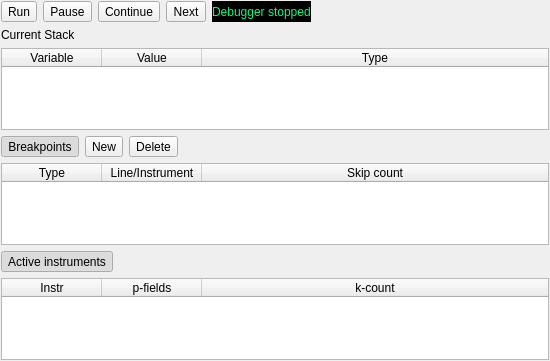
<?xml version="1.0" encoding="UTF-8"?>
<ui version="4.0">
 <class>DebugPanel</class>
 <widget class="QDockWidget" name="DebugPanel">
  <property name="enabled">
   <bool>true</bool>
  </property>
  <property name="geometry">
   <rect>
    <x>0</x>
    <y>0</y>
    <width>550</width>
    <height>361</height>
   </rect>
  </property>
  <property name="windowTitle">
   <string>Csound Debugger</string>
  </property>
  <widget class="QWidget" name="dockWidgetContents">
   <layout class="QGridLayout" name="gridLayout">
    <property name="leftMargin">
     <number>1</number>
    </property>
    <property name="topMargin">
     <number>1</number>
    </property>
    <property name="rightMargin">
     <number>1</number>
    </property>
    <property name="bottomMargin">
     <number>1</number>
    </property>
    <item row="0" column="1" colspan="7">
     <layout class="QHBoxLayout" name="horizontalLayout_3">
      <item>
       <widget class="QToolButton" name="runButton">
        <property name="text">
         <string>Run</string>
        </property>
        <property name="icon">
         <iconset resource="icons.qrc">
          <normaloff>:/themes/boring/gtk-media-play-ltr.png</normaloff>
          <normalon>:/themes/boring/gtk-media-stop.png</normalon>:/themes/boring/gtk-media-play-ltr.png</iconset>
        </property>
        <property name="checkable">
         <bool>true</bool>
        </property>
       </widget>
      </item>
      <item>
       <widget class="QToolButton" name="pauseButton">
        <property name="text">
         <string>Pause</string>
        </property>
        <property name="icon">
         <iconset resource="icons.qrc">
          <normaloff>:/themes/boring/gtk-media-pause.png</normaloff>:/themes/boring/gtk-media-pause.png</iconset>
        </property>
       </widget>
      </item>
      <item>
       <widget class="QToolButton" name="continueButton">
        <property name="text">
         <string>Continue</string>
        </property>
        <property name="icon">
         <iconset resource="icons.qrc">
          <normaloff>:/themes/boring/gtk-reload.png</normaloff>:/themes/boring/gtk-reload.png</iconset>
        </property>
       </widget>
      </item>
      <item>
       <widget class="QToolButton" name="nextButton">
        <property name="text">
         <string>Next</string>
        </property>
       </widget>
      </item>
      <item>
       <widget class="QLabel" name="statusLabel">
        <property name="styleSheet">
         <string notr="true">color: rgb(0, 255, 127);
background-color: rgb(0, 0, 0);
font: 10pt &quot;Courier New&quot;;</string>
        </property>
        <property name="frameShape">
         <enum>QFrame::Box</enum>
        </property>
        <property name="lineWidth">
         <number>0</number>
        </property>
        <property name="text">
         <string>Debugger stopped</string>
        </property>
        <property name="margin">
         <number>8</number>
        </property>
       </widget>
      </item>
      <item>
       <spacer name="horizontalSpacer_2">
        <property name="orientation">
         <enum>Qt::Horizontal</enum>
        </property>
        <property name="sizeHint" stdset="0">
         <size>
          <width>40</width>
          <height>20</height>
         </size>
        </property>
       </spacer>
      </item>
     </layout>
    </item>
    <item row="5" column="1" colspan="7">
     <widget class="QTableWidget" name="breakpointTableWidget">
      <property name="cornerButtonEnabled">
       <bool>false</bool>
      </property>
      <property name="columnCount">
       <number>3</number>
      </property>
      <attribute name="horizontalHeaderMinimumSectionSize">
       <number>1</number>
      </attribute>
      <attribute name="horizontalHeaderShowSortIndicator" stdset="0">
       <bool>true</bool>
      </attribute>
      <attribute name="horizontalHeaderStretchLastSection">
       <bool>true</bool>
      </attribute>
      <attribute name="verticalHeaderVisible">
       <bool>false</bool>
      </attribute>
      <column>
       <property name="text">
        <string>Type</string>
       </property>
      </column>
      <column>
       <property name="text">
        <string>Line/Instrument</string>
       </property>
      </column>
      <column>
       <property name="text">
        <string>Skip count</string>
       </property>
      </column>
     </widget>
    </item>
    <item row="6" column="1" colspan="7">
     <layout class="QHBoxLayout" name="horizontalLayout_2">
      <item>
       <widget class="QToolButton" name="toolButton_3">
        <property name="text">
         <string>Active instruments</string>
        </property>
        <property name="checkable">
         <bool>true</bool>
        </property>
        <property name="checked">
         <bool>true</bool>
        </property>
       </widget>
      </item>
      <item>
       <spacer name="horizontalSpacer_3">
        <property name="orientation">
         <enum>Qt::Horizontal</enum>
        </property>
        <property name="sizeHint" stdset="0">
         <size>
          <width>40</width>
          <height>20</height>
         </size>
        </property>
       </spacer>
      </item>
     </layout>
    </item>
    <item row="4" column="1" colspan="7">
     <layout class="QHBoxLayout" name="horizontalLayout">
      <item>
       <widget class="QToolButton" name="toolButton">
        <property name="text">
         <string>Breakpoints</string>
        </property>
        <property name="checkable">
         <bool>true</bool>
        </property>
        <property name="checked">
         <bool>true</bool>
        </property>
       </widget>
      </item>
      <item>
       <widget class="QToolButton" name="newBreakpointToolButton">
        <property name="text">
         <string>New</string>
        </property>
        <property name="icon">
         <iconset resource="icons.qrc">
          <normaloff>:/themes/boring/gtk-new.png</normaloff>:/themes/boring/gtk-new.png</iconset>
        </property>
       </widget>
      </item>
      <item>
       <widget class="QToolButton" name="deleteBreakpointToolButton">
        <property name="text">
         <string>Delete</string>
        </property>
        <property name="icon">
         <iconset resource="icons.qrc">
          <normaloff>:/themes/boring/gtk-close.png</normaloff>:/themes/boring/gtk-close.png</iconset>
        </property>
       </widget>
      </item>
      <item>
       <spacer name="horizontalSpacer">
        <property name="orientation">
         <enum>Qt::Horizontal</enum>
        </property>
        <property name="sizeHint" stdset="0">
         <size>
          <width>40</width>
          <height>20</height>
         </size>
        </property>
       </spacer>
      </item>
     </layout>
    </item>
    <item row="1" column="1" colspan="4">
     <widget class="QLabel" name="label_2">
      <property name="text">
       <string>Current Stack</string>
      </property>
     </widget>
    </item>
    <item row="3" column="1" colspan="7">
     <widget class="QTableWidget" name="stackTableWidget">
      <attribute name="horizontalHeaderHighlightSections">
       <bool>true</bool>
      </attribute>
      <attribute name="horizontalHeaderMinimumSectionSize">
       <number>1</number>
      </attribute>
      <attribute name="horizontalHeaderShowSortIndicator" stdset="0">
       <bool>true</bool>
      </attribute>
      <attribute name="horizontalHeaderStretchLastSection">
       <bool>true</bool>
      </attribute>
      <attribute name="verticalHeaderVisible">
       <bool>false</bool>
      </attribute>
      <column>
       <property name="text">
        <string>Variable</string>
       </property>
      </column>
      <column>
       <property name="text">
        <string>Value</string>
       </property>
      </column>
      <column>
       <property name="text">
        <string>Type</string>
       </property>
      </column>
     </widget>
    </item>
    <item row="7" column="1" colspan="7">
     <widget class="QTableWidget" name="instrumentTableWidget">
      <attribute name="horizontalHeaderStretchLastSection">
       <bool>true</bool>
      </attribute>
      <attribute name="verticalHeaderVisible">
       <bool>false</bool>
      </attribute>
      <column>
       <property name="text">
        <string>Instr</string>
       </property>
      </column>
      <column>
       <property name="text">
        <string>p-fields</string>
       </property>
      </column>
      <column>
       <property name="text">
        <string>k-count</string>
       </property>
      </column>
     </widget>
    </item>
   </layout>
  </widget>
 </widget>
 <resources>
  <include location="icons.qrc"/>
 </resources>
 <connections>
  <connection>
   <sender>toolButton</sender>
   <signal>toggled(bool)</signal>
   <receiver>breakpointTableWidget</receiver>
   <slot>setVisible(bool)</slot>
   <hints>
    <hint type="sourcelabel">
     <x>15</x>
     <y>175</y>
    </hint>
    <hint type="destinationlabel">
     <x>92</x>
     <y>226</y>
    </hint>
   </hints>
  </connection>
  <connection>
   <sender>toolButton_3</sender>
   <signal>toggled(bool)</signal>
   <receiver>instrumentTableWidget</receiver>
   <slot>setVisible(bool)</slot>
   <hints>
    <hint type="sourcelabel">
     <x>45</x>
     <y>272</y>
    </hint>
    <hint type="destinationlabel">
     <x>74</x>
     <y>304</y>
    </hint>
   </hints>
  </connection>
 </connections>
 <slots>
  <slot>pause()</slot>
  <slot>continue()</slot>
  <slot>next()</slot>
 </slots>
</ui>
